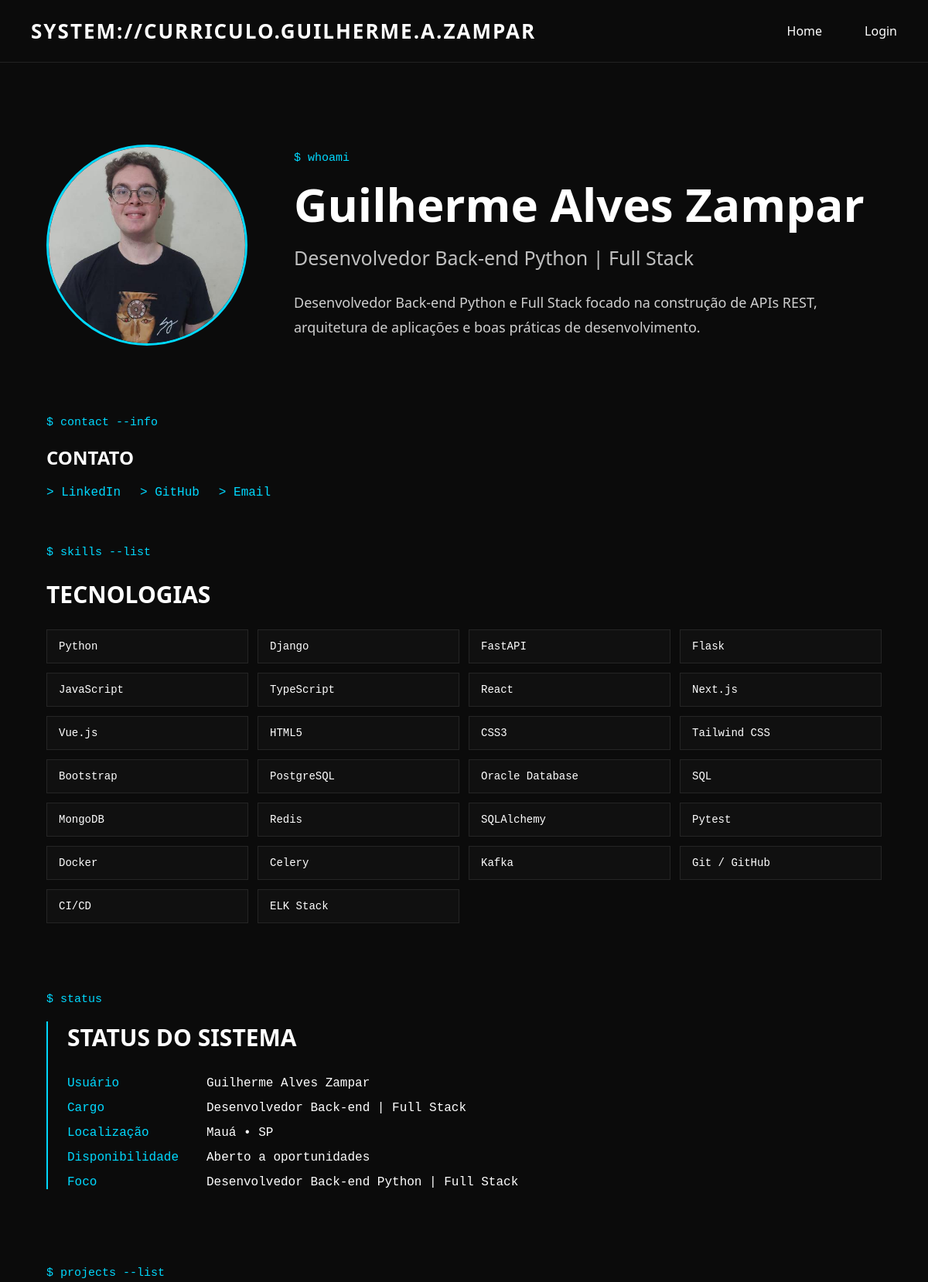
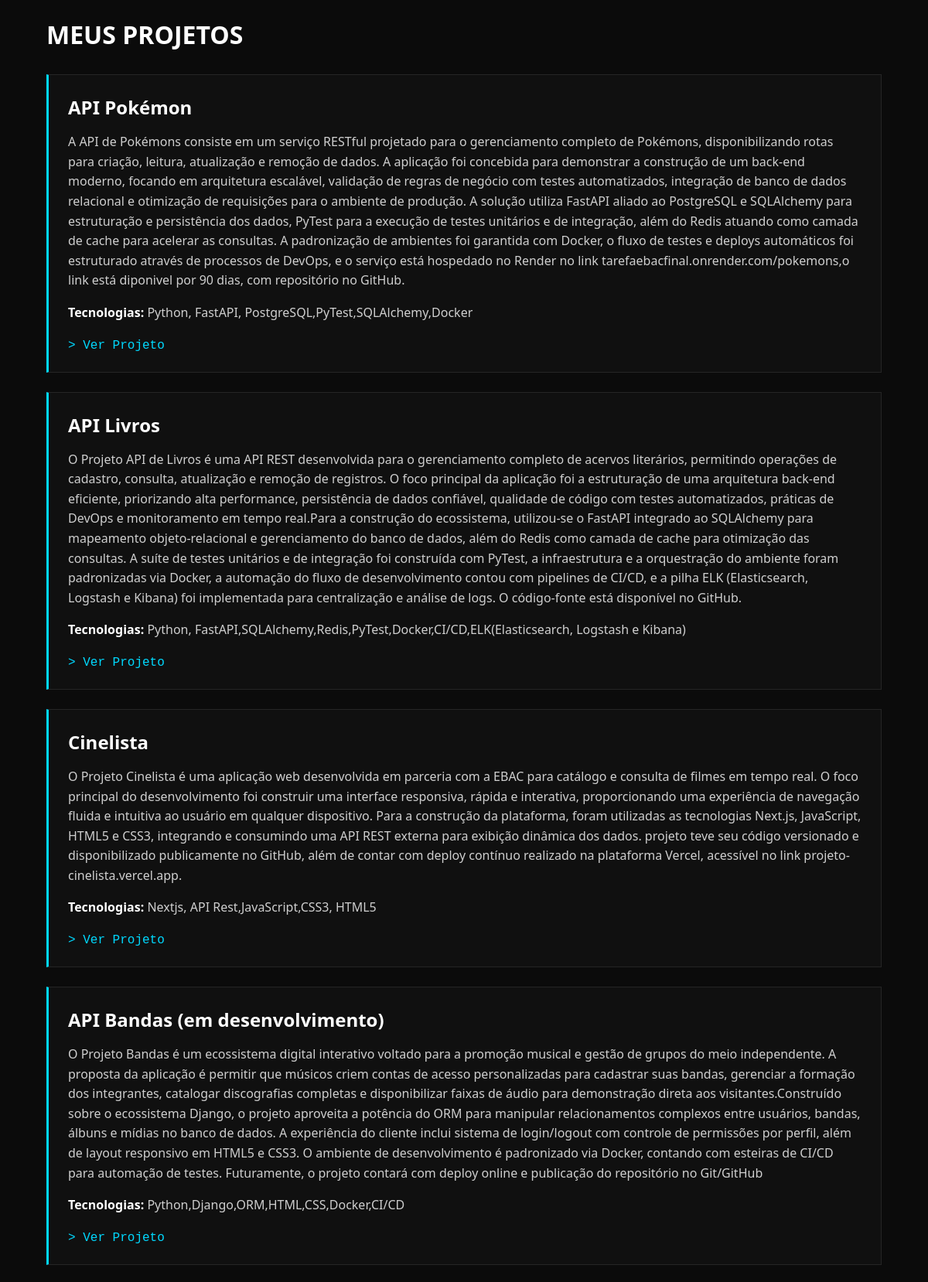
The page / (upper part) on the database its author committed (2 pictures, top to bottom).
### curriculo/models.py (models this page shows)
class Projeto(models.Model):
    nome= models.CharField(max_length=100)
    descricao=models.TextField()
    tecnologia=models.CharField(max_length=100)
    github=models.URLField()

### curriculo/views.py (the view)
# urls.py: 2. Add a URL to urlpatterns:  path('', views.home, name='home')
def home(request):
    contexto={"projetos":Projeto.objects.all()}
    return render(request,'curriculo/home.html',contexto)

### curriculo/templates/curriculo/home.html (shortened to what this page needs)
{% extends "curriculo/base.html" %}
{% load static %}
{% block content %}
<section class="hero">
    <div class="hero-imagem">
        <img
            src="{% static 'curriculo/img/foto_gui_proje.jpg' %}"
            alt="Foto de Guilherme Alves Zampar"
            class="foto-perfil"
        >
    </div>
    <div class="hero-texto">
        <p class="terminal">
            $ whoami
        </p>
        <h1>
            Guilherme Alves Zampar
        </h1>
        <h2>
            Desenvolvedor Back-end Python | Full Stack
        </h2>
        <p class="descricao">
            Desenvolvedor Back-end Python e Full Stack focado na construção
            de APIs REST, arquitetura de aplicações e boas práticas de
            desenvolvimento.
        </p>
    </div>
</section>
<section class="contato">
    <p class="terminal">
        $ contact --info
    </p>
    <h2>CONTATO</h2>
    <div class="links-contato">
        <a href="https://www.linkedin.com/in/guilherme-zampar-dev/" target="_blank">
            &gt; LinkedIn
        </a>
        <a href="https://github.com/GuilhermeAZampar" target="_blank">
            &gt; GitHub
        </a>
        <a href="mailto:guilhermezampar90@gmail.com">
            &gt; Email
        </a>
    </div>
</section>
<section class="stack">
    <p class="terminal">
        $ skills --list
    </p>
    <h2>TECNOLOGIAS</h2>
    <ul>
        <li>Python</li>
        <li>Django</li>
        <li>FastAPI</li>
        <li>Flask</li>
        <li>JavaScript</li>
        <li>TypeScript</li>
        <li>React</li>
        <li>Next.js</li>
        <li>Vue.js</li>
        <li>HTML5</li>
        <li>CSS3</li>
        <li>Tailwind CSS</li>
        <li>Bootstrap</li>
        <li>PostgreSQL</li>
        <li>Oracle Database</li>
        <li>SQL</li>
        <li>MongoDB</li>
        <li>Redis</li>
        <li>SQLAlchemy</li>
        <li>Pytest</li>
        <li>Docker</li>
        <li>Celery</li>
        <li>Kafka</li>
        <li>Git / GitHub</li>
        <li>CI/CD</li>
        <li>ELK Stack</li>
    </ul>
</section>
<section class="status">
    <p class="terminal">
        $ status
    </p>
    <div class="status-sistema">
        <h2>STATUS DO SISTEMA</h2>
        <div class="linha-status">
            <span>Usuário</span>
            <span>Guilherme Alves Zampar</span>
        </div>
        <div class="linha-status">
            <span>Cargo</span>
            <span>Desenvolvedor Back-end | Full Stack</span>
        </div>
        <div class="linha-status">
            <span>Localização</span>
            <span>Mauá • SP</span>
        </div>
        <div class="linha-status">
            <span>Disponibilidade</span>
            <span>Aberto a oportunidades</span>
        </div>
        <div class="linha-status">
            <span>Foco</span>
            <span>Desenvolvedor Back-end Python | Full Stack</span>
        </div>
    </div>
</section>
<section class="projetos">
    <p class="terminal">
        $ projects --list
    </p>
    <h2 class="titulo-projetos">
        MEUS PROJETOS
    </h2>
    {% for projeto in projetos %}
    <article class="projeto-card">
        <h3>
            {{ projeto.nome }}
        </h3>
        <p>
            {{ projeto.descricao }}
        </p>
        <p>
            <strong>Tecnologias:</strong>
            {{ projeto.tecnologia }}
        </p>
        <div class="acoes-projeto">
            <a href="{% url 'detalhe' projeto.id %}">
                &gt; Ver Projeto
            </a>
        </div>
    </article>
    {% endfor %}
</section>
{% endblock %}

### curriculo/templates/curriculo/base.html (shortened to what this page needs)
{% load static %}
<!DOCTYPE html>
<html lang="pt-br">
<head>
    <link rel="stylesheet" href="{% static 'curriculo/css/style.css'  %}">
</head>
<body>
<header class="header">
   <div class="logo">
      SYSTEM://CURRICULO.GUILHERME.A.ZAMPAR
   </div>
    <nav class="navegacao">
        <a href="{%url 'home' %}">Home</a>
    {% if user.is_authenticated %}
    <div class="usuario">
        {{user.username}}
        <form action="{% url 'logout' %}" method="post">
            {% csrf_token %}
            <button type="submit">Sair</button>
        </form>
    </div>
    {% else %}
    <a href="{% url 'login' %}">Login</a>
    {% endif %}
    </nav>
</header>
<div class="container">
{% block content %}
{% endblock %}
</div>
</body>
</html>

### curriculo/static/curriculo/css/style.css (style rules this page uses)
* { box-sizing: border-box; }
body { margin: 0; padding: 0; background: #0b0b0b; color: #ffffff; font-family: "Segoe UI", sans-serif; }
.container { width: 90%; max-width: 1200px; margin: 0 auto; padding: 60px 0; }
h1, h2, h3 { color: #ffffff; }
a { text-decoration: none; }
.header { display: flex; justify-content: space-between; align-items: center; padding: 22px 40px; border-bottom: 1px solid #222; background: #0b0b0b; }
.logo { font-size: 26px; font-weight: bold; letter-spacing: 2px; color: #ffffff; }
nav a { color: #ffffff; margin-left: 25px; }
.hero { display: flex; align-items: center; gap: 60px; margin-top: 40px; margin-bottom: 80px; }
.hero-imagem { flex-shrink: 0; }
.foto-perfil { width: 260px; height: 260px; object-fit: cover; border-radius: 50%; border: 3px solid #00d9ff; }
.hero-texto { flex: 1; }
.terminal { margin-bottom: 20px; color: #00d9ff; font-family: "Courier New", monospace; font-size: 15px; }
.hero-texto h1 { margin: 0; font-size: 60px; line-height: 1.05; color: #ffffff; }
.hero-texto h2 { margin-top: 20px; color: #bfbfbf; font-size: 25px; font-weight: 500; }
.descricao { max-width: 800px; margin-top: 25px; color: #cfcfcf; font-size: 18px; line-height: 1.8; }
.stack { margin-top: 60px; }
.stack h2 { margin-bottom: 25px; color: #ffffff; font-size: 30px; }
.stack ul { display: grid; grid-template-columns: repeat(4, 1fr); gap: 12px; list-style: none; padding: 0; margin: 0; }
.stack li { padding: 13px 15px; background: #101010; border: 1px solid #252525; color: #ffffff; font-family: "Courier New", monospace; font-size: 14px; transition: 0.2s; }
.status { margin-top: 90px; }
.status-sistema { margin-top: 20px; padding-left: 25px; border-left: 2px solid #00d9ff; }
.status-sistema h2 { margin-top: 0; margin-bottom: 30px; color: #ffffff; font-size: 30px; }
.linha-status { display: grid; grid-template-columns: 180px 1fr; margin-bottom: 14px; font-family: "Courier New", monospace; }
.linha-status span:first-child { color: #00d9ff; }
.linha-status span:last-child { color: #ffffff; }
.projetos { margin-top: 100px; }
.titulo-projetos { margin-bottom: 30px; color: #ffffff; font-size: 32px; }
.projeto-card { padding: 25px; margin-bottom: 25px; background: #101010; border: 1px solid #252525; border-left: 3px solid #00d9ff; transition: 0.2s; }
.projeto-card h3 { margin-top: 0; margin-bottom: 15px; color: #ffffff; font-size: 24px; }
.projeto-card p { color: #cfcfcf; line-height: 1.6; }
.projeto-card strong { color: #ffffff; }
.acoes-projeto { display: flex; gap: 20px; margin-top: 20px; }
.acoes-projeto a { color: #00d9ff; font-family: "Courier New", monospace; }
.navegacao { margin-left: auto; display: flex; align-items: center; gap: 30px; }
.navegacao a { color: #ffffff; text-decoration: none; }
.links-contato { display: flex; gap: 25px; margin-top: 20px; }
.links-contato a { color: #00d9ff !important; text-decoration: none !important; font-family: "Courier New", monospace; }

### rows shown on the page
Projeto: nome "API Pokémon", descricao "A API de Pokémons consiste em um serviço RESTful projetado para o gerenciamento completo de Pokémons, disponibilizando rotas para criação, leitura, atualização e remoção de dados. A aplicação foi concebida para demonstrar a construção de um back-end moderno, focando em arquitetura escalável, validação de regras de negócio com testes automatizados, integração de banco de dados relacional e otimização de requisições para o ambiente de produção. A solução utiliza FastAPI aliado ao PostgreSQL e SQLAlchemy para estruturação e persistência dos dados, PyTest para a execução de testes unitários e de integração, além do Redis atuando como camada de cache para acelerar as consultas. A padronização de…", tecnologia "Python, FastAPI, PostgreSQL,PyTest,SQLAlchemy,Docker"
Projeto: nome "API Livros", descricao "O Projeto API de Livros é uma API REST desenvolvida para o gerenciamento completo de acervos literários, permitindo operações de cadastro, consulta, atualização e remoção de registros. O foco principal da aplicação foi a estruturação de uma arquitetura back-end eficiente, priorizando alta performance, persistência de dados confiável, qualidade de código com testes automatizados, práticas de DevOps e monitoramento em tempo real.Para a construção do ecossistema, utilizou-se o FastAPI integrado ao SQLAlchemy para mapeamento objeto-relacional e gerenciamento do banco de dados, além do Redis como camada de cache para otimização das consultas. A suíte de testes unitários e de integração foi…", tecnologia "Python, FastAPI,SQLAlchemy,Redis,PyTest,Docker,CI/CD,ELK(Elasticsearch, Logstash e Kibana)"
Projeto: nome "Cinelista", descricao "O Projeto Cinelista é uma aplicação web desenvolvida em parceria com a EBAC para catálogo e consulta de filmes em tempo real. O foco principal do desenvolvimento foi construir uma interface responsiva, rápida e interativa, proporcionando uma experiência de navegação fluida e intuitiva ao usuário em qualquer dispositivo. Para a construção da plataforma, foram utilizadas as tecnologias Next.js, JavaScript, HTML5 e CSS3, integrando e consumindo uma API REST externa para exibição dinâmica dos dados. projeto teve seu código versionado e disponibilizado publicamente no GitHub, além de contar com deploy contínuo realizado na plataforma Vercel, acessível no link projeto-cinelista.vercel.app.", tecnologia "Nextjs, API Rest,JavaScript,CSS3, HTML5"
Projeto: nome "API Bandas (em desenvolvimento)", descricao "O Projeto Bandas é um ecossistema digital interativo voltado para a promoção musical e gestão de grupos do meio independente. A proposta da aplicação é permitir que músicos criem contas de acesso personalizadas para cadastrar suas bandas, gerenciar a formação dos integrantes, catalogar discografias completas e disponibilizar faixas de áudio para demonstração direta aos visitantes.Construído sobre o ecossistema Django, o projeto aproveita a potência do ORM para manipular relacionamentos complexos entre usuários, bandas, álbuns e mídias no banco de dados. A experiência do cliente inclui sistema de login/logout com controle de permissões por perfil, além de layout responsivo em HTML5 e CSS3. O…", tecnologia "Python,Django,ORM,HTML,CSS,Docker,CI/CD"
